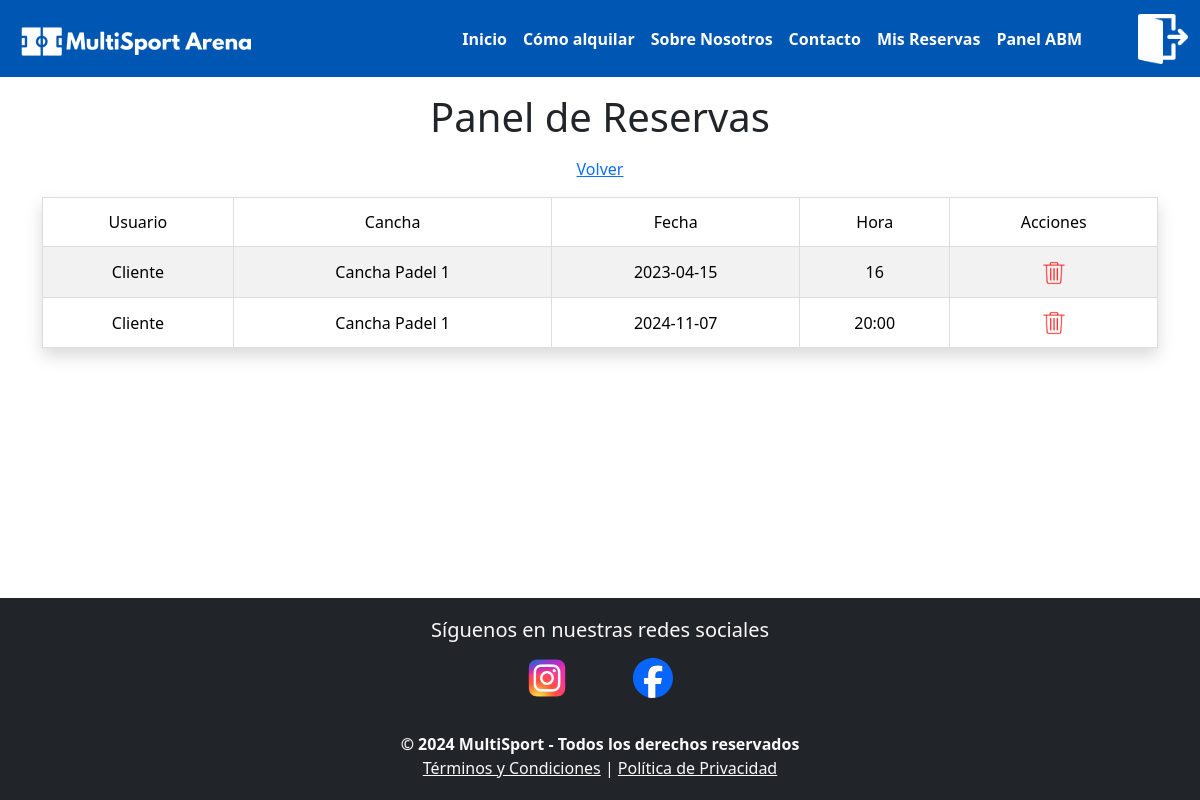
The page /admin/reservas (signed in) on the database as committed earlier.
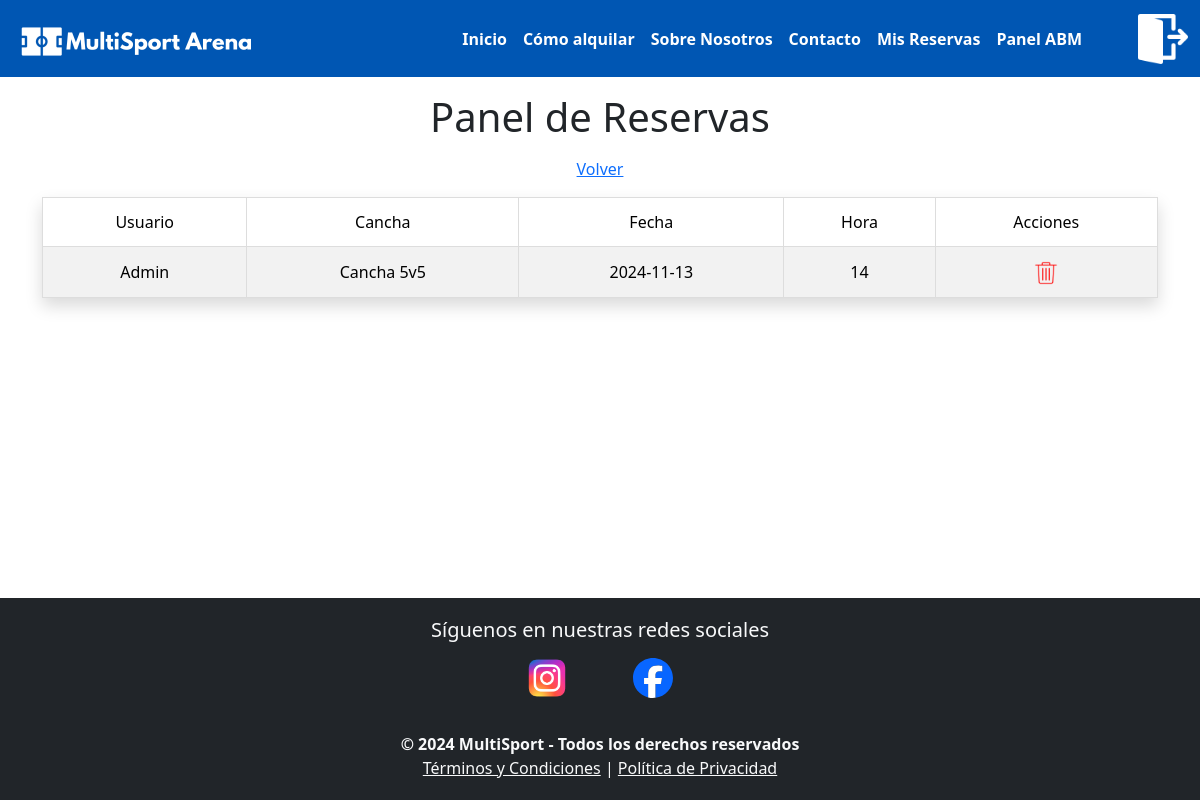
The same page on the database as committed later.
### tables this page shows
CREATE TABLE Reservas (
            id_reserva INTEGER PRIMARY KEY AUTOINCREMENT,
            id_usuario INTEGER NOT NULL,
            id_cancha INTEGER NOT NULL,
            fecha TEXT NOT NULL,
            hora INTEGER NOT NULL,
            FOREIGN KEY (id_usuario) REFERENCES Usuarios (id_usuario),
            FOREIGN KEY (id_cancha) REFERENCES Canchas (id_cancha)
        );

CREATE TABLE Usuarios (
            id_usuario INTEGER PRIMARY KEY AUTOINCREMENT,
            nombre TEXT NOT NULL,
            email TEXT UNIQUE NOT NULL,
            contraseña TEXT NOT NULL,
            rol TEXT NOT NULL
        );

CREATE TABLE Canchas (
            id_cancha INTEGER PRIMARY KEY AUTOINCREMENT,
            tipo TEXT NOT NULL,
            nombre TEXT NOT NULL
        );

### app.py (the view)
@app.route('/admin/reservas')
def admin_reservas():
    if session.get('user_role') != "administrador":
        flash("No puedes ingresar, no eres admin.")
        return redirect(url_for('index'))
    conn = crear_conexion("reserva_canchas.db")
    reservas = obtener_todas_las_reservas(conn)
    conn.close()
    return render_template('admin_reservas.html', reservas=reservas)

### modelo/conexion.py (called while the page is built)
def crear_conexion(db_file):
    conn = None
    try:
        conn = sqlite3.connect(db_file)
        print(f"Conectado a la base de datos {db_file}")
        return conn
    except Error as e:
        print(f"Error al conectar con la base de datos: {e}")
    return conn

### modelo/reserva.py (called while the page is built)
def obtener_todas_las_reservas(conn):
    cursor = conn.cursor()
    cursor.execute("""
        SELECT r.id_reserva, u.nombre AS usuario, c.nombre AS cancha, r.fecha, r.hora
        FROM Reservas r
        JOIN Usuarios u ON r.id_usuario = u.id_usuario
        JOIN Canchas c ON r.id_cancha = c.id_cancha
    """)
    return cursor.fetchall()

### templates/admin_reservas.html (shortened to what this page needs)
{% include 'header.html' %}
<main class="container mt-3 mb-3">
    <h1 class="text-center mb-3">Panel de Reservas</h1>
    <div class="text-center mb-3">
        <a href="{{ url_for('admin_dashboard') }}">Volver</a>
    </div>
    <table class="table table-striped table-bordered shadow">
        <thead>
            <tr>
                <th>Usuario</th>
                <th>Cancha</th>
                <th>Fecha</th>
                <th>Hora</th>
                <th>Acciones</th>
            </tr>
        </thead>
        <tbody>
            {% for reserva in reservas %}
            <tr>
                <td>{{ reserva[1] }}</td>
                <td>{{ reserva[2] }}</td>
                <td>{{ reserva[3] }}</td>
                <td>{{ reserva[4] }}</td>
                <td>
                    <a href="{{ url_for('eliminar_reserva_route', id=reserva[0]) }}">
                        <img src="{{ url_for('static', filename='img/borrar.png') }}" alt="Eliminar" width="24" height="24">
                    </a>
                </td>
            </tr>
            {% endfor %}
        </tbody>
    </table>
</main>
{% include 'footer.html' %}

### templates/header.html (shortened to what this page needs)
<!DOCTYPE html>
<html lang="en">
<head>
    <link rel="stylesheet" href="https://cdnjs.cloudflare.com/ajax/libs/font-awesome/6.5.2/css/all.min.css"
>
    <link href="https://cdn.jsdelivr.net/npm/bootstrap@5.3.3/dist/css/bootstrap.min.css" rel="stylesheet"
>
    <link rel="stylesheet" href="{{ url_for('static', filename='css/style.css') }}">
    <link href="https://cdn.jsdelivr.net/npm/bootstrap-icons/font/bootstrap-icons.css" rel="stylesheet">
</head>
<body>
    <header>
        <nav class="navbar navbar-expand-lg">
            <div class="container-fluid">
                <a class="navbar-brand" href="/">
                    <img src="{{ url_for('static', filename='img/logo.png') }}" alt="Logo" width="250"
                        class="d-inline-block align-text-top">
                </a>
                <div class="collapse navbar-collapse justify-content-end" id="navbarNavDropdown">
                    <ul class="navbar-nav">
                        <li class="nav-item">
                            <a class="nav-link fw-bold {% if request.path == '/' %}active{% endif %}" aria-current="page" href="/">Inicio</a>
                        </li>
                        <li class="nav-item">
                            <a class="nav-link fw-bold {% if request.path == '/comoalquilar' %}active{% endif %}" href="/comoalquilar">Cómo alquilar</a>
                        </li>
                        <li class="nav-item">
                            <a class="nav-link fw-bold {% if request.path == '/sobrenosotros' %}active{% endif %}" href="/sobrenosotros">Sobre Nosotros</a>
                        </li>
                        <li class="nav-item">
                            <a class="nav-link fw-bold {% if request.path == '/contacto' %}active{% endif %}" href="/contacto">Contacto</a>
                        </li>
                        {% if session.get('user_id') %}
                        <li class="nav-item">
                            <a class="nav-link fw-bold {% if request.path == url_for('mis_reservas') %}active{% endif %}" href="{{ url_for('mis_reservas') }}">Mis Reservas</a>
                        </li>
                        {% endif %}
                        {% if session.get('user_role') == 'administrador' %}
                        <li class="nav-item">
                            <a class="nav-link fw-bold {% if request.path == url_for('admin_dashboard') %}active{% endif %}" href="{{ url_for('admin_dashboard') }}">Panel ABM</a>
                        </li>
                        {% endif %}
                    </ul>
                    <div class="d-flex ms-5">
                        <a class="nav-link"
                            href="{% if 'user_id' in session %}/auth/logout{% else %}/auth/login{% endif %}">
                            <img src="{{ url_for('static', filename='img/' + ('usuario.png' if 'user_id' not in session else 'logout.png')) }}"
                                alt="usuario" width="50" height="50">
                        </a>
                    </div>
                </div>
            </div>
        </nav>
    </header>
</body>
</html>

### templates/footer.html
<footer class="footer bg-dark text-light py-2.5">
    <div class="row text-center mb-4">
        <div class="col-md-12">
            <h5 class="mb-3">Síguenos en nuestras redes sociales</h5>
            <div class="footer-icons">
                <a href="https://www.instagram.com" target="_blank" class="mx-3">
                    <img src="{{ url_for('static', filename='img/ig.png') }}" alt="Instagram" class="social-icon">
                </a>
                <a href="https://www.twitter.com" target="_blank" class="mx-3">
                    <img src="{{ url_for('static', filename='img/facebook.svg') }}" alt="Twitter" class="social-icon">
                </a>
            </div>
        </div>
    </div>
    <div class="row text-center mt-4">
        <div class="col-md-12">
            <p class="footer-text m-0">© 2024 MultiSport - Todos los derechos reservados</p>
            <p class="m-0">
                <a href="#" class="text-light">Términos y Condiciones</a> |
                <a href="#" class="text-light">Política de Privacidad</a>
            </p>
        </div>
    </div>
</footer>

### static/css/style.css (style rules this page uses)
.navbar { background-color: #0056B3; }
.nav-link { color: white; }
.navbar-brand img { filter: brightness(0) invert(1); }
html, body { height: 100%; margin: 0; display: flex; flex-direction: column; }
main { flex: 1; }
.footer { background-color: #cfd0d0; padding: 20px; text-align: center; }
.footer-icons { margin-bottom: 10px; }
.footer-text { font-weight: bold; }
.social-icon { width: 70px; height: 40px; transition: transform 0.3s ease; }
.footer-icons a { display: inline-block; }
.footer-icons { text-align: center; }
.table th { vertical-align: middle; font-weight: 500; text-align: center; }
.table td { padding: 0; vertical-align: middle; }
.table-bordered td, .table-bordered th { border: 1px solid #ddd; }
.table th, .table td { text-align: center; padding: 0.75rem; }

Rows that differ between the two databases and show on the page:
removed Reservas: nombre "Cliente", nombre "Cancha Padel 1", fecha "2024-11-07", hora "20:00"
changed Reservas: nombre "Cliente" → "Admin"; nombre "Cancha Padel 1" → "Cancha 5v5"; fecha "2023-04-15" → "2024-11-13"; hora "16" → "14"
